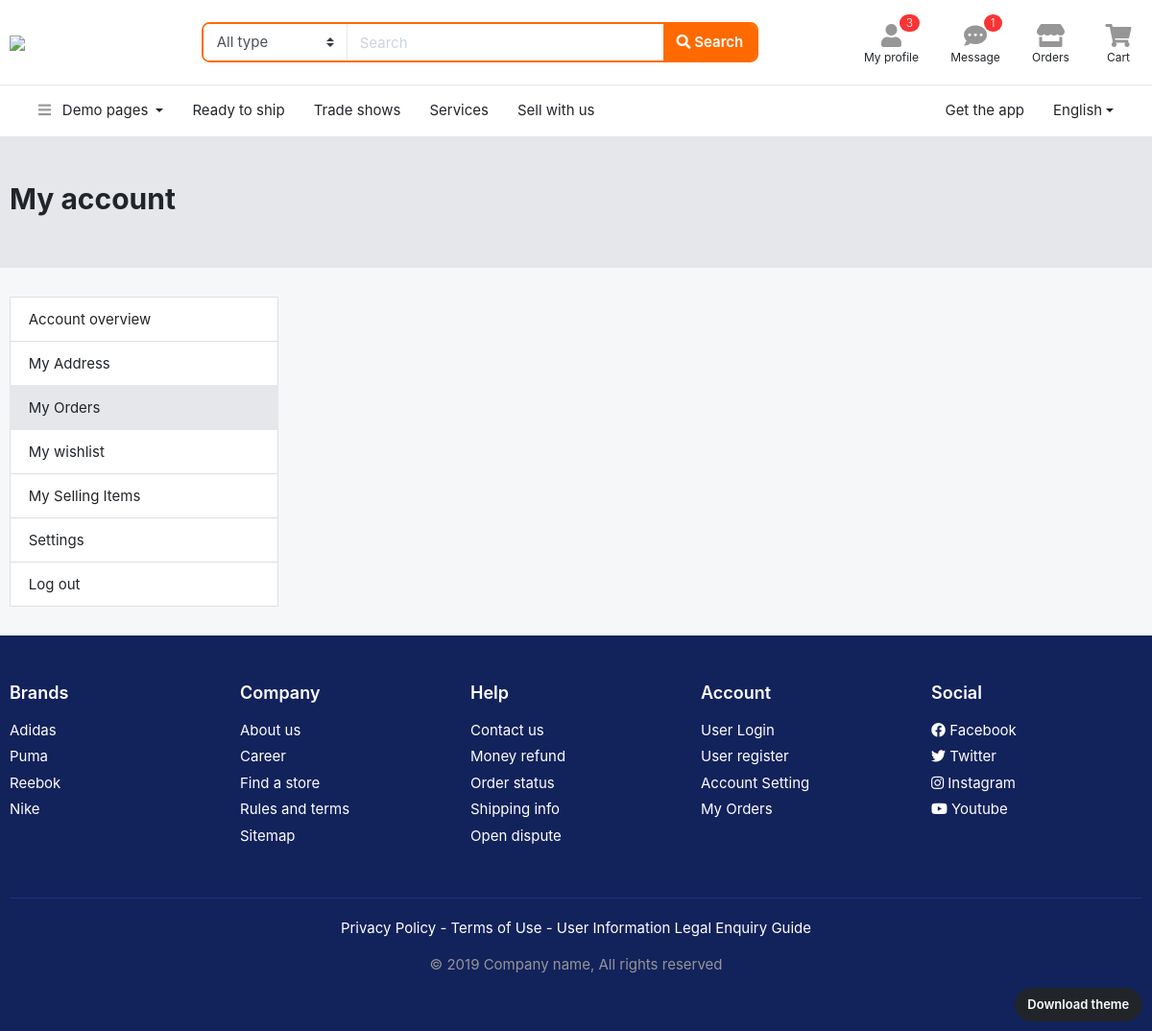
/buyurtma/ (signed in), run on an earlier commit of the app's database.
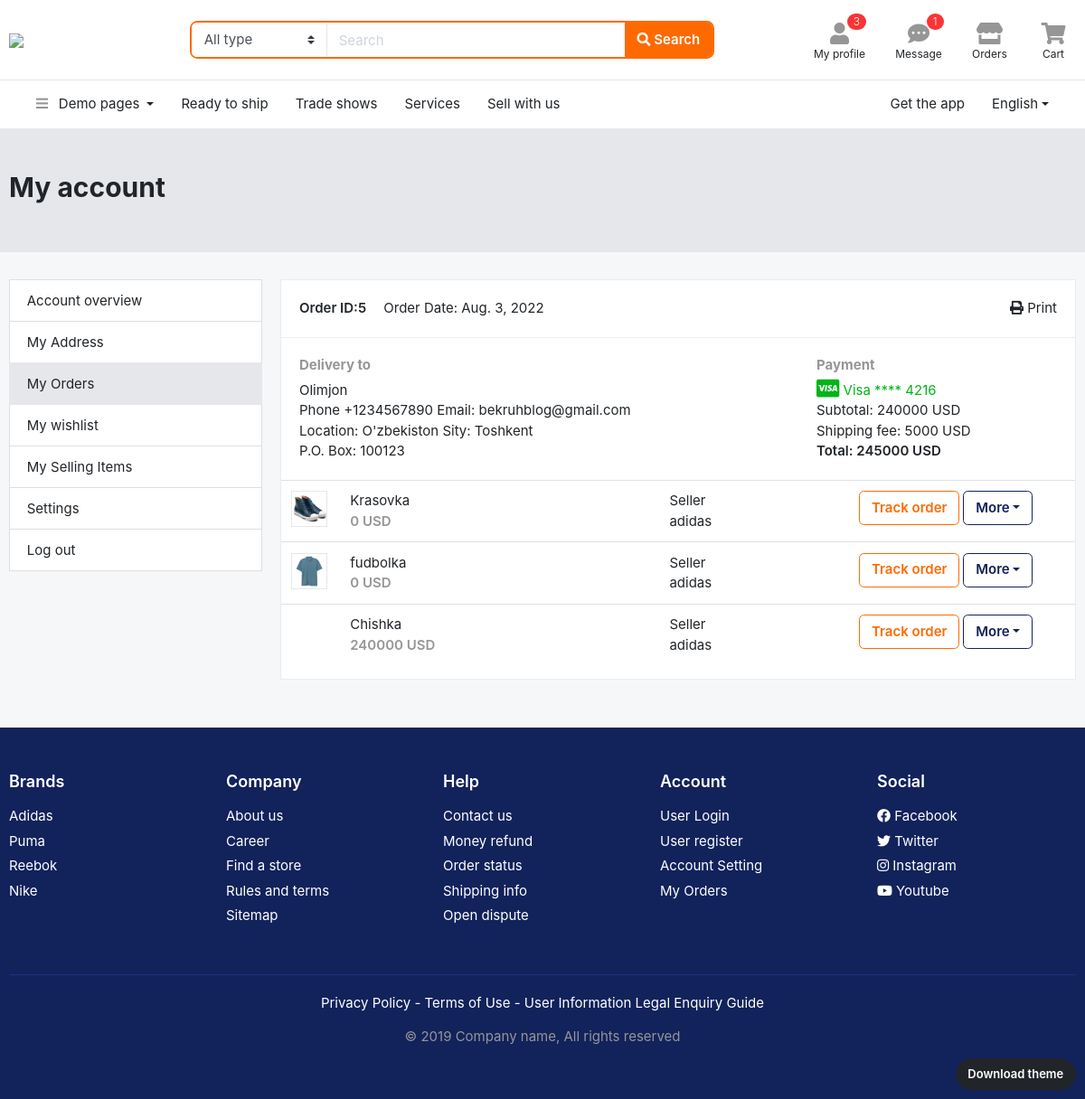
And on a later commit of the database.
### Ichkiapp/models.py (models this page shows)
class Buyurtma(models.Model):
    sana = models.DateField(auto_now_add=True)
    account = models.ForeignKey(Account, on_delete=models.CASCADE)
    savat = models.ManyToManyField(Savat, null=True)
    mah_narx = models.PositiveSmallIntegerField()
    yet_narx = models.PositiveSmallIntegerField(default=5000)
    umumiy_narx = models.PositiveSmallIntegerField()

class Savat(models.Model):
    mahsulot = models.ForeignKey(Mahsulot, on_delete=models.CASCADE)
    miqdor = models.PositiveSmallIntegerField(default=1)
    narx = models.PositiveSmallIntegerField()
    chegirma = models.PositiveSmallIntegerField(default=0)
    account = models.ForeignKey(Account, on_delete=models.CASCADE)

### Userapp/models.py (models this page shows, shortened)
class Account(models.Model):
    ism = models.CharField(max_length=70)
    familya = models.CharField(max_length=70)
    email = models.EmailField()
    mamlakat = models.CharField(max_length=30)
    shahar = models.CharField(max_length=30)
    user = models.OneToOneField(User, on_delete=models.CASCADE, related_name="userlar")

### Alistyleapp/models.py (models this page shows, shortened)
class Media(models.Model):
    rasm = models.FileField()
    mahsulot = models.ForeignKey(Mahsulot, on_delete=models.SET_NULL, null=True, related_name="mahsulot_medialar")

class Mahsulot(models.Model):
    nom = models.CharField(max_length=50)
    narx = models.PositiveSmallIntegerField()
    ishlab_ch = models.CharField(max_length=100)
    kafolat = models.CharField(max_length=60)
    yetkazish = models.CharField(max_length=50)
    olchov = models.CharField(max_length=10, blank=True)
    min_buyurtma = models.CharField(max_length=10, blank=True)
    mavjud = models.BooleanField(default=True)
    batafsil = models.TextField()
    chegirma = models.PositiveSmallIntegerField(default=0)
    ichki = models.ForeignKey(Ichki, on_delete=models.SET_NULL, null=True, related_name="ichki_mahsulotlar")

### Ichkiapp/views.py (the view)
# urls.py: path('buyurtma/', BuyurtmaView.as_view(), name="buyurtma"),
class BuyurtmaView(View):
    def get(self, request):
        account = Account.objects.get(user=request.user)
        data = {
            "buyurtmalar":Buyurtma.objects.filter(account = account)
        }
        return render(request, "page-profile-orders.html", data)

### templates/page-profile-orders.html (shortened to what the changed rows need)
<!DOCTYPE HTML>
<html lang="en">
{% load static %}
<head>
<link href="{% static 'css/bootstrap.css' %}" rel="stylesheet" type="text/css"/>
<link href="{% static 'fonts/fontawesome/css/all.min.css' %}" type="text/css" rel="stylesheet">
<link href="{% static 'css/ui.css' %}" rel="stylesheet" type="text/css"/>
<link href="{% static 'css/responsive.css' %}" rel="stylesheet" type="text/css" />
</head>
<body>
<section class="section-pagetop bg-gray">
<div class="container">
	<h2 class="title-page">My account</h2>
</div>
</section>
<section class="section-content padding-y">
<div class="container">
<div class="row">
	<main class="col-md-9">
	{% for buyurtma in buyurtmalar %}
		<article class="card mb-4">
		<header class="card-header">
			<a href="#" class="float-right"> <i class="fa fa-print"></i> Print</a>
			<strong class="d-inline-block mr-3">Order ID:{{buyurtma.id}}</strong>
			<span>Order Date: {{buyurtma.sana}}</span>
		</header>
		<div class="card-body">
			<div class="row">
				<div class="col-md-8">
					<h6 class="text-muted">Delivery to</h6>
					<p>{{buyurtma.account.ism}}<br>
					Phone +1234567890 Email: {{buyurtma.account.email}} <br>
			    	Location: {{buyurtma.account.mamlakat}}  Sity: {{buyurtma.account.shahar}} <br>
			    	P.O. Box: 100123
			 		</p>
				</div>
				<div class="col-md-4">
					<h6 class="text-muted">Payment</h6>
					<span class="text-success">
						<i class="fab fa-lg fa-cc-visa"></i>
					    Visa  **** 4216
					</span>
					<p>Subtotal: {{buyurtma.mah_narx}} USD <br>
					 Shipping fee: {{buyurtma.yet_narx}} USD <br>
					 <span class="b">Total: {{buyurtma.umumiy_narx}} USD </span>
					</p>
				</div>
			</div>
		</div>
		<div class="table-responsive">
		<table class="table table-hover">
			<tbody>
			{% for savat in buyurtma.savat.all %}
			<tr>
				<td width="65">
					{% for media in savat.mahsulot.mahsulot_medialar.all|slice:':1'%}
					<img src="{{media.rasm.url}}" class="img-xs border">
					{% endfor %}
				</td>
				<td>
					<p class="title mb-0">{{savat.mahsulot.nom}}</p>
					<var class="price text-muted">{{savat.narx}} USD</var>
				</td>
				<td> Seller <br> {{savat.mahsulot.ishlab_ch}} </td>
				<td width="250"> <a href="#" class="btn btn-outline-primary">Track order</a>
					<div class="dropdown d-inline-block">
						 <a href="#" data-toggle="dropdown" class="dropdown-toggle btn btn-outline-secondary">More</a>
					</div>
				</td>
			</tr>
			{% endfor %}
		</tbody></table>
		</div>
		</article>
		{% endfor %}
</div>
</div>
</section>
</body>
</html>

What changed in the data, as far as the page shows it:
added Buyurtma: id "5", sana "Aug. 3, 2022", account.ism "Olimjon", account.email "bekruhblog@gmail.com", account.mamlakat "O'zbekiston", account.shahar "Toshkent", mah_narx "240000", yet_narx "5000", umumiy_narx "245000"
now on this page (row edited): Savat: mahsulot.nom "Krasovka", narx "0", mahsulot.ishlab_ch "adidas"
now on this page (row unchanged): Media: rasm (picture), shown under "Krasovka"
now on this page (row edited): Savat: mahsulot.nom "fudbolka", narx "0", mahsulot.ishlab_ch "adidas"
now on this page (row unchanged): Media: rasm (picture), shown under "fudbolka"
added Savat: mahsulot.nom "Chishka", narx "240000", mahsulot.ishlab_ch "adidas"
